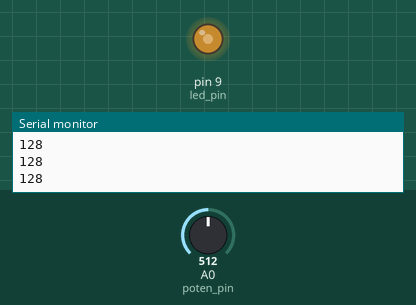
Simulated run of this sketch. Board: Arduino Uno, built with avr-gcc and run on an emulated ATmega328P. On the bench: output pins drawn as LEDs (lit = HIGH), the last lines printed to the serial monitor. Inputs (shaded band) come from the test bench; at power-on: A0 (poten_pin) = 512.

Above: at 1.2 s.
1.3 s: A0 (poten_pin) set to 716
At 1.7 s:
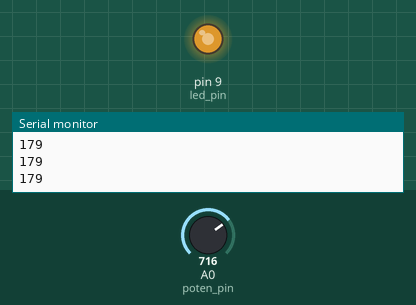
2.8 s: A0 (poten_pin) set to 900
At 3.8 s:
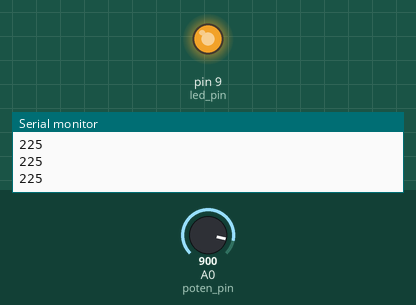
4.3 s: A0 (poten_pin) set to 122
At 5.0 s:
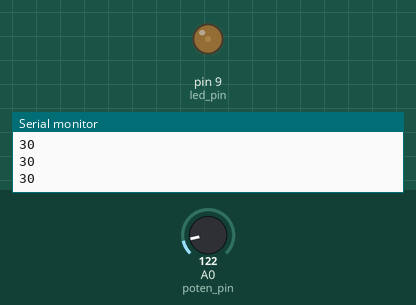
5.8 s: A0 (poten_pin) set to 0
At 6.4 s:
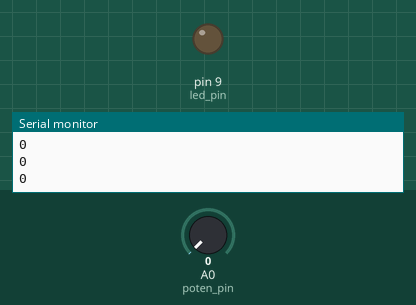
Timing chart, 0 to 8.3 s (numbered marks = the images above; inputs shaded):
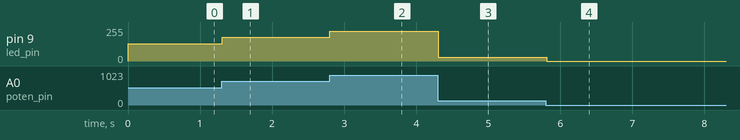

The sketch:

potentiometer102.ino
```cpp
const int led_pin = 9;
const int poten_pin = A0;

void setup() {
  // put your setup code here, to run once:
  Serial.begin(9600);
  pinMode(led_pin, OUTPUT);
  pinMode(poten_pin, INPUT);
}

void loop() {
  // put your main code here, to run repeatedly:
  int value = analogRead(poten_pin);
  int out = value / 4;
  Serial.println(out);
  analogWrite(led_pin, out);
  delay(10);
}
```

Measured:
- after the input at 1.3 s, pin 9 (led_pin): 128/255 → 179/255 at once
- after the input at 2.8 s, pin 9 (led_pin): 179/255 → 225/255 at once
- after the input at 4.3 s, pin 9 (led_pin): 225/255 → 30/255 at once
- after the input at 5.8 s, pin 9 (led_pin): 30/255 → 0/255 at once
